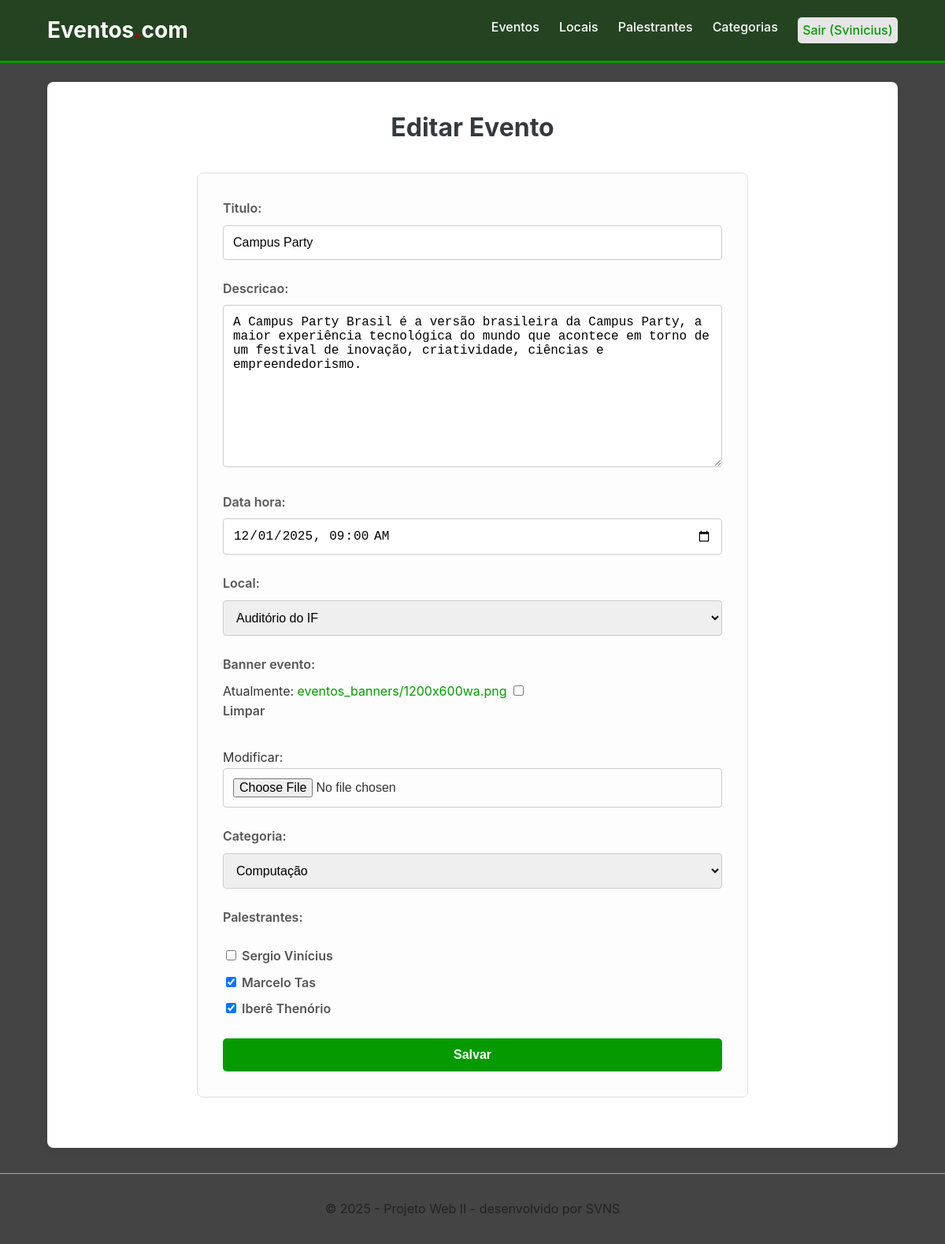
/evento/5/editar/ (signed in), run on the app's committed database.
### projeto_webII_app/models.py (models this page shows, shortened)
class Evento(models.Model):
    titulo = models.CharField(max_length=200)
    descricao = models.TextField()
    data_hora = models.DateTimeField()
    local = models.ForeignKey(Local, on_delete=models.SET_NULL, null=True)
    banner_evento = models.ImageField(upload_to='eventos_banners/', blank=True, null=True)
    categoria = models.ForeignKey(CategoriaEvento, on_delete=models.SET_NULL, null=True)
    palestrantes = models.ManyToManyField(Palestrante)

### projeto_webII_app/views.py (the view)
# urls.py: path('evento/<int:id>/editar/', views.atualizarEvento, name='atualizarEvento'),
@login_required
def atualizarEvento(request, id):
    evento = get_object_or_404(Evento, pk=id)
    form = FormularioEvento(request.POST or None, request.FILES or None, instance=evento)
    if form.is_valid():
        form.save()
        return redirect('listarEventos')
    return render(request, 'app/formularioEvento.html', {'form': form, 'tipo': 'Editar Evento'})

### projeto_webII_app/forms.py
class FormularioEvento(forms.ModelForm):
    class Meta:
        model = Evento
        fields = '__all__'
        widgets = {
            'data_hora': forms.DateTimeInput(
                attrs={'type': 'datetime-local'}, format='%Y-%m-%dT%H:%M'),
            'palestrantes': forms.CheckboxSelectMultiple,
        }

### projeto_webII_app/models.py (called while the page is built)
    def __str__(self):
        return self.nome

    def __str__(self):
        return self.nome

    def __str__(self):
        return self.nome

### projeto_webII_app/templates/app/formularioEvento.html (shortened to what this page needs)
{% extends 'app/base.html' %}
{% block content %}
    <h1>{{ tipo }}</h1>
    <form method="post" enctype="multipart/form-data" class="form-styled">
        {{ form.as_p }}
        <button type="submit">Salvar</button>
    </form>
{% endblock %}

### projeto_webII_app/templates/app/base.html (shortened to what this page needs)
{% load static %}
<!DOCTYPE html>
<html lang="pt-br">
<head>
    <link rel="stylesheet" href="{% static 'css/style.css' %}">
</head>
<body>
    <header class="navbar">
        <div class="container">
            <a href="{% url 'listarEventos' %}" class="logo">Eventos<span>.</span>com</a>
            <nav>
                <ul>
                    <li><a href="{% url 'listarEventos' %}">Eventos</a></li>
                    <li><a href="{% url 'listarLocais' %}">Locais</a></li>
                    <li><a href="{% url 'listarPalestrantes' %}">Palestrantes</a></li>
                    <li><a href="{% url 'listarCatEventos' %}">Categorias</a></li>
                    {% if user.is_authenticated %}
                        <li>
                            <form method="post" action="{% url 'logout' %}" id="logout-form">
                                <button type="submit" class="logout-button">Sair ({{ user.username }})</button>
                            </form>
                        </li>
                    {% else %}
                        <li><a href="{% url 'login' %}">Login</a></li>
                    {% endif %}
                </ul>
            </nav>
        </div>
    </header>
    <main class="container">
        {% block content %}
        {% endblock %}
    </main>
    <footer class="footer">
        <p>&copy; 2025 - Projeto Web II - desenvolvido por SVNS</p>
    </footer>
</body>
</html>

### projeto_webII_app/static/css/style.css (style rules this page uses)
*, *:before, *:after { box-sizing: border-box; }
body, h1, h2, h3, h4, p, ul, li, form, figure { margin: 0; padding: 0; }
body { font-family: -apple-system, BlinkMacSystemFont, "Segoe UI", Roboto, Helvetica, Arial, sans-serif; line-height: 1.6; background-color: #444444; color: #333; }
a { color: #059b00; text-decoration: none; }
.container { width: 90%; max-width: 1200px; margin-left: auto; margin-right: auto; }
.navbar { background-color: #244421; color: white; padding: 1rem 0; border-bottom: 3px solid #059b00; }
.navbar .container { display: flex; justify-content: space-between; align-items: center; }
.navbar nav ul { list-style: none; display: flex; }
.navbar nav li { margin-left: 25px; }
.navbar nav a { color: white; text-decoration: none; font-weight: 500; transition: color 0.2s ease-in-out; }
.logout-button { background: rgb(230, 230, 230); border: none; border-radius: 5px; padding: 0.4rem; cursor: pointer; color: #059b00; font-family: inherit; font-size: inherit; font-weight: 500; text-decoration: none; transition: color 0.2s ease-in-out; }
main.container { padding: 2rem; background-color: #ffffff; min-height: 80vh; margin-top: 1.5rem; margin-bottom: 1.5rem; border-radius: 8px; box-shadow: 0 4px 12px rgba(0, 0, 0, 0.05); }
.footer { text-align: center; padding: 2rem 0; margin-top: 2rem; color: #222; border-top: 1px solid #a6a7a8; }
.form-styled { background: #fdfdfd; padding: 2rem; border-radius: 8px; border: 1px solid #e0e0e0; max-width: 700px; margin: 2rem auto; }
.form-styled h2, h1 { text-align: center; margin-bottom: 1.5rem; color: #343a40; }
.form-styled p { margin-bottom: 1.5rem; }
.form-styled label { display: block; margin-bottom: 0.5rem; font-weight: 600; color: #555; }
.form-styled input[type="text"], .form-styled input[type="password"], .form-styled input[type="email"], .form-styled input[type="datetime-local"], .form-styled input[type="file"], .form-styled textarea, .form-styled select { width: 100%; padding: 0.75rem; border: 1px solid #ccc; border-radius: 4px; font-size: 1rem; transition: border-color 0.2s, box-shadow 0.2s; }
.form-styled textarea { min-height: 120px; resize: vertical; }
button, .btn { display: inline-block; padding: 0.75rem 1.25rem; border: none; border-radius: 5px; cursor: pointer; font-size: 1rem; font-weight: 600; text-decoration: none; transition: background-color 0.2s, transform 0.1s; }
.form-styled button[type="submit"] { width: 100%; background-color: #059b00; color: white; }

### data on the page
Evento: titulo "Campus Party", descricao "A Campus Party Brasil é a versão brasileira da Campus Party, a maior experiência tecnológica do mundo que acontece em torno de um festival de inovação, criatividade, ciências e empreendedorismo.", data_hora "12/01/2025 09:00", local "Auditório do IF", categoria "Computação"

### other printed values
{{ user.username }} "Svinicius"
{{ tipo }} "Editar Evento"
